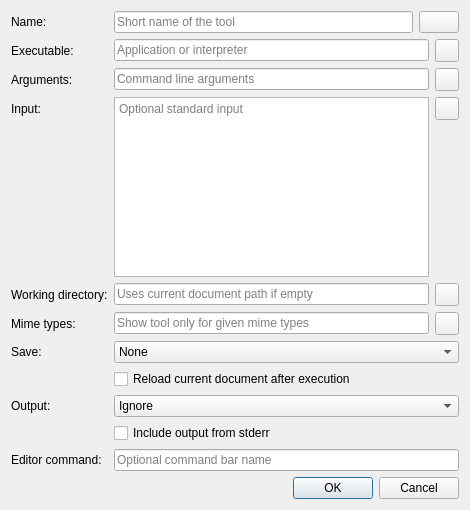
<?xml version="1.0" encoding="UTF-8"?>
<ui version="4.0">
 <class>ToolDialog</class>
 <widget class="QDialog" name="ToolDialog">
  <property name="geometry">
   <rect>
    <x>0</x>
    <y>0</y>
    <width>470</width>
    <height>510</height>
   </rect>
  </property>
  <property name="windowTitle">
   <string>Edit Tool</string>
  </property>
  <layout class="QFormLayout" name="formLayout">
   <item row="0" column="0">
    <widget class="QLabel" name="lblName">
     <property name="text">
      <string>Name:</string>
     </property>
    </widget>
   </item>
   <item row="0" column="1">
    <layout class="QHBoxLayout" name="horizontalLayout_2">
     <item>
      <widget class="QLineEdit" name="edtName">
       <property name="whatsThis">
        <string>The name will be displayed in the 'Tools-&gt;External Tools' menu.</string>
       </property>
       <property name="placeholderText">
        <string>Short name of the tool</string>
       </property>
      </widget>
     </item>
     <item>
      <widget class="KIconButton" name="btnIcon"/>
     </item>
    </layout>
   </item>
   <item row="1" column="0">
    <widget class="QLabel" name="lblExecutable">
     <property name="text">
      <string>Executable:</string>
     </property>
    </widget>
   </item>
   <item row="1" column="1">
    <layout class="QHBoxLayout" name="horizontalLayout_3">
     <item>
      <widget class="QLineEdit" name="edtExecutable">
       <property name="whatsThis">
        <string>The executable used by the command. This is used to check if a tool should be displayed; if not set, the first word of &lt;em&gt;command&lt;/em&gt; will be used.</string>
       </property>
       <property name="placeholderText">
        <string>Application or interpreter</string>
       </property>
      </widget>
     </item>
     <item>
      <widget class="QToolButton" name="btnExecutable">
       <property name="icon">
        <iconset theme="folder-open">
         <normaloff>../../../../../../../../.designer/backup</normaloff>../../../../../../../../.designer/backup</iconset>
       </property>
       <property name="popupMode">
        <enum>QToolButton::InstantPopup</enum>
       </property>
      </widget>
     </item>
    </layout>
   </item>
   <item row="2" column="0">
    <widget class="QLabel" name="lblArgs">
     <property name="text">
      <string>Arguments:</string>
     </property>
    </widget>
   </item>
   <item row="3" column="0">
    <widget class="QLabel" name="lblInput">
     <property name="text">
      <string>Input:</string>
     </property>
    </widget>
   </item>
   <item row="3" column="1">
    <layout class="QHBoxLayout" name="loArgs">
     <item>
      <widget class="QTextEdit" name="edtInput">
       <property name="whatsThis">
        <string>&lt;p&gt;The script to execute to invoke the tool. The script is passed to /bin/sh for execution. The following macros will be expanded:&lt;/p&gt;&lt;ul&gt;&lt;li&gt;&lt;code&gt;%URL&lt;/code&gt; - the URL of the current document.&lt;/li&gt;&lt;li&gt;&lt;code&gt;%URLs&lt;/code&gt; - a list of the URLs of all open documents.&lt;/li&gt;&lt;li&gt;&lt;code&gt;%directory&lt;/code&gt; - the URL of the directory containing the current document.&lt;/li&gt;&lt;li&gt;&lt;code&gt;%filename&lt;/code&gt; - the filename of the current document.&lt;/li&gt;&lt;li&gt;&lt;code&gt;%line&lt;/code&gt; - the current line of the text cursor in the current view.&lt;/li&gt;&lt;li&gt;&lt;code&gt;%column&lt;/code&gt; - the column of the text cursor in the current view.&lt;/li&gt;&lt;li&gt;&lt;code&gt;%selection&lt;/code&gt; - the selected text in the current view.&lt;/li&gt;&lt;li&gt;&lt;code&gt;%text&lt;/code&gt; - the text of the current document.&lt;/li&gt;&lt;/ul&gt;</string>
       </property>
       <property name="placeholderText">
        <string>Optional standard input</string>
       </property>
      </widget>
     </item>
     <item alignment="Qt::AlignTop">
      <widget class="QToolButton" name="btnInput">
       <property name="icon">
        <iconset theme="arrow-down">
         <normaloff>../../../../../../../../.designer/backup</normaloff>../../../../../../../../.designer/backup</iconset>
       </property>
       <property name="popupMode">
        <enum>QToolButton::InstantPopup</enum>
       </property>
      </widget>
     </item>
    </layout>
   </item>
   <item row="5" column="0">
    <widget class="QLabel" name="lblMimeType">
     <property name="text">
      <string>Mime types:</string>
     </property>
    </widget>
   </item>
   <item row="5" column="1">
    <layout class="QHBoxLayout" name="horizontalLayout">
     <item>
      <widget class="QLineEdit" name="edtMimeType">
       <property name="whatsThis">
        <string>A semicolon-separated list of mime types for which this tool should be available; if this is left empty, the tool is always available. To choose from known mimetypes, press the button on the right.</string>
       </property>
       <property name="placeholderText">
        <string>Show tool only for given mime types</string>
       </property>
      </widget>
     </item>
     <item>
      <widget class="QToolButton" name="btnMimeType">
       <property name="whatsThis">
        <string>Click for a dialog that can help you create a list of mimetypes.</string>
       </property>
       <property name="icon">
        <iconset theme="tools-wizard">
         <normaloff>../../../../../../../../.designer/backup</normaloff>../../../../../../../../.designer/backup</iconset>
       </property>
      </widget>
     </item>
    </layout>
   </item>
   <item row="6" column="0">
    <widget class="QLabel" name="lblSave">
     <property name="text">
      <string>Save:</string>
     </property>
    </widget>
   </item>
   <item row="6" column="1">
    <widget class="QComboBox" name="cmbSave">
     <property name="whatsThis">
      <string>You can choose to save the current or all [modified] documents prior to running the command. This is helpful if you want to pass URLs to an application like, for example, an FTP client.</string>
     </property>
     <item>
      <property name="text">
       <string>None</string>
      </property>
     </item>
     <item>
      <property name="text">
       <string>Current Document</string>
      </property>
     </item>
     <item>
      <property name="text">
       <string>All Documents</string>
      </property>
     </item>
    </widget>
   </item>
   <item row="7" column="1">
    <widget class="QCheckBox" name="chkReload">
     <property name="text">
      <string>Reload current document after execution</string>
     </property>
    </widget>
   </item>
   <item row="8" column="0">
    <widget class="QLabel" name="label">
     <property name="text">
      <string>Output:</string>
     </property>
    </widget>
   </item>
   <item row="8" column="1">
    <widget class="QComboBox" name="cmbOutput">
     <item>
      <property name="text">
       <string>Ignore</string>
      </property>
     </item>
     <item>
      <property name="text">
       <string>Insert at Cursor Position</string>
      </property>
     </item>
     <item>
      <property name="text">
       <string>Replace Selected Text</string>
      </property>
     </item>
     <item>
      <property name="text">
       <string>Replace Current Document</string>
      </property>
     </item>
     <item>
      <property name="text">
       <string>Append to Current Document</string>
      </property>
     </item>
     <item>
      <property name="text">
       <string>Insert in New Document</string>
      </property>
     </item>
     <item>
      <property name="text">
       <string>Display in Pane</string>
      </property>
     </item>
     <item>
      <property name="text">
       <string>Embedded Console</string>
      </property>
     </item>
    </widget>
   </item>
   <item row="10" column="0">
    <widget class="QLabel" name="label_6">
     <property name="text">
      <string>Editor command:</string>
     </property>
    </widget>
   </item>
   <item row="10" column="1">
    <widget class="QLineEdit" name="edtCommand">
     <property name="whatsThis">
      <string>If you specify a name here, you can invoke the command from the view command line with exttool-the_name_you_specified_here. Please do not use spaces or tabs in the name.</string>
     </property>
     <property name="placeholderText">
      <string>Optional command bar name</string>
     </property>
    </widget>
   </item>
   <item row="11" column="1">
    <widget class="QDialogButtonBox" name="buttonBox">
     <property name="orientation">
      <enum>Qt::Horizontal</enum>
     </property>
     <property name="standardButtons">
      <set>QDialogButtonBox::Cancel|QDialogButtonBox::Ok</set>
     </property>
    </widget>
   </item>
   <item row="4" column="0">
    <widget class="QLabel" name="lblWorkingDir">
     <property name="text">
      <string>Working directory:</string>
     </property>
    </widget>
   </item>
   <item row="4" column="1">
    <layout class="QHBoxLayout" name="horizontalLayout_4">
     <item>
      <widget class="QLineEdit" name="edtWorkingDir">
       <property name="placeholderText">
        <string>Uses current document path if empty</string>
       </property>
      </widget>
     </item>
     <item>
      <widget class="QToolButton" name="btnWorkingDir">
       <property name="icon">
        <iconset theme="folder-open">
         <normaloff>../../../../../../../../.designer/backup</normaloff>../../../../../../../../.designer/backup</iconset>
       </property>
       <property name="popupMode">
        <enum>QToolButton::InstantPopup</enum>
       </property>
      </widget>
     </item>
    </layout>
   </item>
   <item row="2" column="1">
    <layout class="QHBoxLayout" name="horizontalLayout_5">
     <item>
      <widget class="QLineEdit" name="edtArgs">
       <property name="placeholderText">
        <string>Command line arguments</string>
       </property>
      </widget>
     </item>
     <item>
      <widget class="QToolButton" name="btnArgs">
       <property name="icon">
        <iconset theme="arrow-down">
         <normaloff>../../../../../../../../.designer/backup</normaloff>../../../../../../../../.designer/backup</iconset>
       </property>
       <property name="popupMode">
        <enum>QToolButton::InstantPopup</enum>
       </property>
      </widget>
     </item>
    </layout>
   </item>
   <item row="9" column="1">
    <widget class="QCheckBox" name="chkIncludeStderr">
     <property name="text">
      <string>Include output from stderr</string>
     </property>
    </widget>
   </item>
  </layout>
 </widget>
 <customwidgets>
  <customwidget>
   <class>KIconButton</class>
   <extends>QPushButton</extends>
   <header>kiconbutton.h</header>
  </customwidget>
 </customwidgets>
 <tabstops>
  <tabstop>edtName</tabstop>
  <tabstop>btnIcon</tabstop>
  <tabstop>edtExecutable</tabstop>
  <tabstop>btnExecutable</tabstop>
  <tabstop>edtArgs</tabstop>
  <tabstop>btnArgs</tabstop>
  <tabstop>edtInput</tabstop>
  <tabstop>btnInput</tabstop>
  <tabstop>edtWorkingDir</tabstop>
  <tabstop>btnWorkingDir</tabstop>
  <tabstop>edtMimeType</tabstop>
  <tabstop>btnMimeType</tabstop>
  <tabstop>cmbSave</tabstop>
  <tabstop>chkReload</tabstop>
  <tabstop>cmbOutput</tabstop>
  <tabstop>chkIncludeStderr</tabstop>
  <tabstop>edtCommand</tabstop>
 </tabstops>
 <resources/>
 <connections>
  <connection>
   <sender>buttonBox</sender>
   <signal>accepted()</signal>
   <receiver>ToolDialog</receiver>
   <slot>accept()</slot>
   <hints>
    <hint type="sourcelabel">
     <x>248</x>
     <y>254</y>
    </hint>
    <hint type="destinationlabel">
     <x>157</x>
     <y>274</y>
    </hint>
   </hints>
  </connection>
  <connection>
   <sender>buttonBox</sender>
   <signal>rejected()</signal>
   <receiver>ToolDialog</receiver>
   <slot>reject()</slot>
   <hints>
    <hint type="sourcelabel">
     <x>316</x>
     <y>260</y>
    </hint>
    <hint type="destinationlabel">
     <x>286</x>
     <y>274</y>
    </hint>
   </hints>
  </connection>
 </connections>
</ui>
